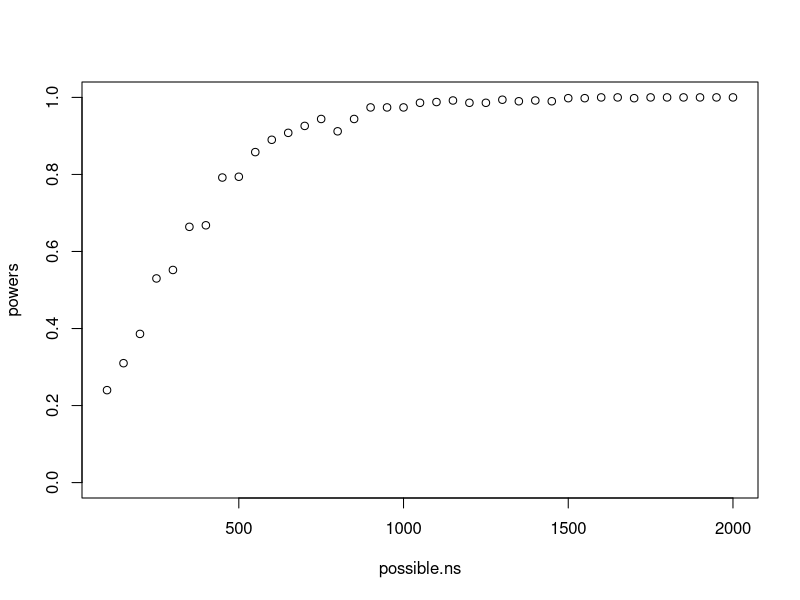
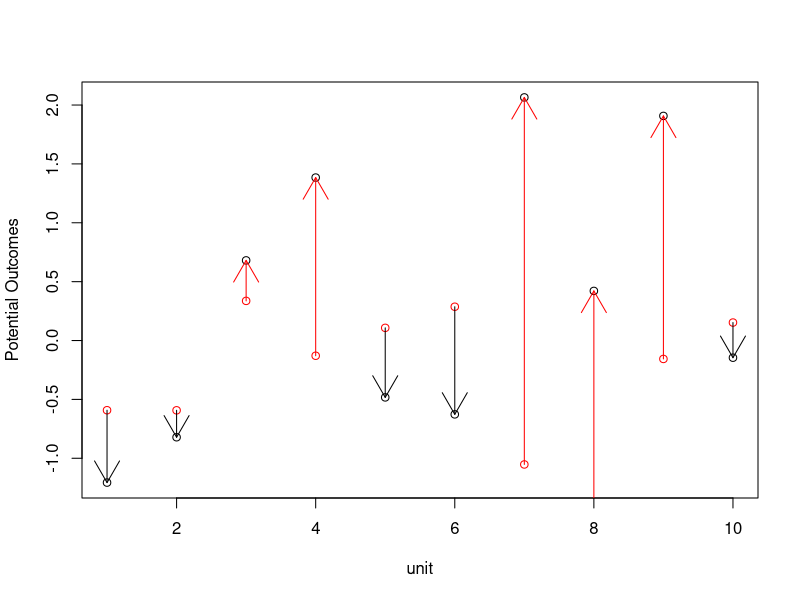
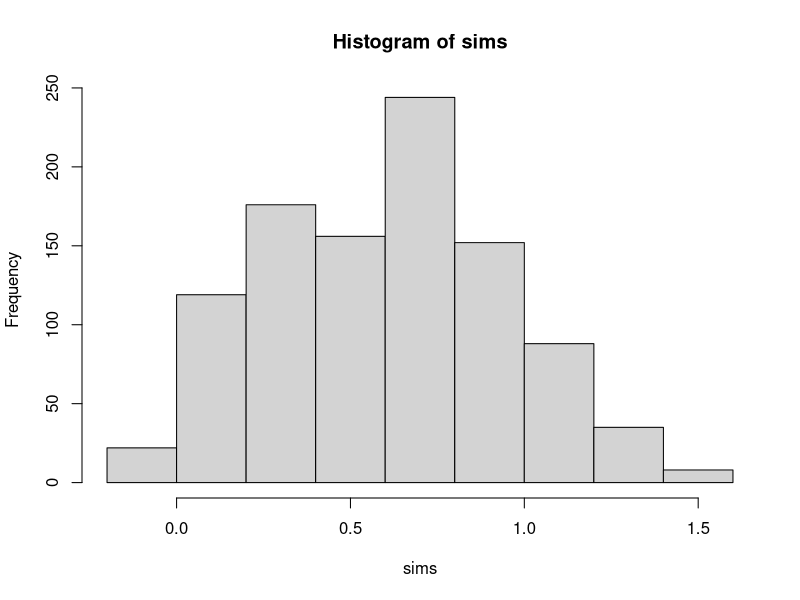

Generate these figures, in order, with R:
## ---- chunk 1

possible.ns <- seq(from=100, to=2000, by=50) # The sample sizes we'll be considering
powers <- rep(NA, length(possible.ns))       # Empty object to collect simulation estimates
alpha <- 0.05                                # Standard significance level
sims <- 500                                  # Number of simulations to conduct for each N

#### Outer loop to vary the number of subjects ####
for (j in 1:length(possible.ns)){
  N <- possible.ns[j]                        # Pick the jth value for N
  
  significant.experiments <- rep(NA, sims)   # Empty object to count significant experiments
  
  #### Inner loop to conduct experiments "sims" times over for each N ####
  for (i in 1:sims){
    Y0 <-  rnorm(n=N, mean=60, sd=20)              # control potential outcome
    tau <- 5                                       # Hypothesize treatment effect
    Y1 <- Y0 + tau                                 # treatment potential outcome
    Z.sim <- rbinom(n=N, size=1, prob=.5)          # Do a random assignment
    Y.sim <- Y1*Z.sim + Y0*(1-Z.sim)               # Reveal outcomes according to assignment
    fit.sim <- lm(Y.sim ~ Z.sim)                   # Do analysis (Simple regression)
    p.value <- summary(fit.sim)$coefficients[2,4]  # Extract p-values
    significant.experiments[i] <- (p.value <= alpha) # Determine significance according to 
                                                     #p <= 0.05
  }
  
  powers[j] <- mean(significant.experiments) # store average success rate (power) for each N
}
plot(possible.ns, powers, ylim=c(0,1))

## ---- chunk 2

# Clear R's memory
rm(list = ls())                        

# Set the seed to make replication possible. Use today's date (20 April 2015).
set.seed(20150420)                     

# 2. Analysis using simulated data
##############################################################################
# Now lets simulate a dataset of size n

# Number of people in the study
n  <- 10                          

# The average treatment effect (we are fixing the avg treatment effect at 1) 
effect <- 1                       

# Randomly generate people's test scores if they are not treated
Y0 <- rnorm(n)                     

# Randomly generate people's test scores if they are treated
Y1 <- Y0 + effect + rnorm(n)       

# Complete random assignment of half of the people to treatment
X  <- sample(0:1, n, replace = TRUE) 

# Use treatment to "reveal" Y1 or Y0
Y  <- Y0*(1-X) + Y1*X  

# Investigate your dataset (first)
data <- data.frame(Y0, Y1,  X, Y)
#View(data)
summary(data)

# We can plot the treatment and control outcomes for each individual
par(mfrow=c(1,1))
plot(1:n, Y1, xlab = "unit", ylab= "Potential Outcomes")
points(1:n, Y0, col = "red")
arrows(1:n, Y0, 1:n, Y1, col = ifelse(Y0<Y1, "red", "black"))

# We are now ready for estimation
# Calculate the average observed score among control
av.cntrl <- mean(Y[X==0]) 
av.cntrl

# Calculate the average observed score among treated 
av.treat <- mean(Y[X==1]) 
av.treat

# Calculate the average treatment effect
est.effect <- av.treat-av.cntrl       
est.effect

# Calculate the average treatment effect using regression
summary(lm(Y ~ X))    

# How close is this to the true effect?
mean(Y1-Y0)

# Let's check if the estimate is unbiased. To do this we figure out
# what we would estimate under many possible random assignments

new.estimate = function(Y0, Y1, X){
  # Enter data for Y0, Y1 and X, the function rerandomizes and generates an estimate
  # of average treatment effects given the new randomization
  x.new <- sample(X)
  y.new <- Y1*x.new + Y0*(1-x.new)
  est   <-  mean(y.new[x.new==1]) -   mean(y.new[x.new==0])
  return(est)
}

sims <- sapply(1:1000, function(i) new.estimate(Y0, Y1, X))
hist(sims)
# You should see that the estimate we get depends a lot on how the randomization
# works out. Sometimes it will be too high, sometimes too low, but it should be 
# right on average

